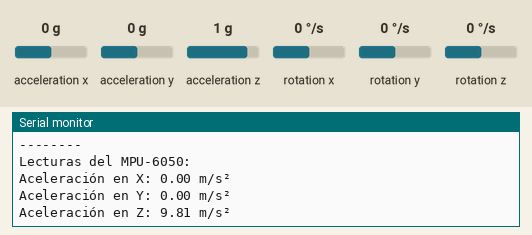
Simulated run of this sketch. Board: Arduino Uno, built with avr-gcc and run on an emulated ATmega328P. Shown: the last lines printed to the serial monitor. Inputs (shaded band) come from the test bench; at power-on: acceleration x 0 g, acceleration y 0 g, acceleration z 1 g, rotation x 0 °/s, rotation y 0 °/s, rotation z 0 °/s.

Above: at 2.2 s.
2.3 s: acceleration x set to -1.4 g
At 2.3 s:
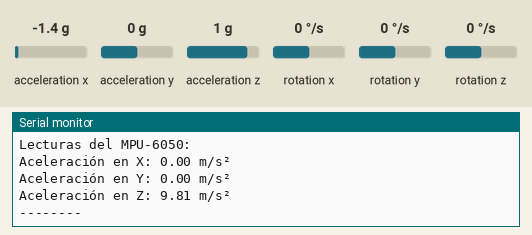
3.8 s: acceleration y set to -1.4 g
At 5.1 s:
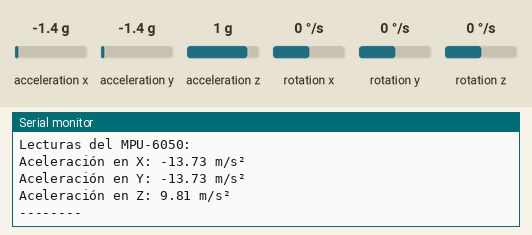
5.3 s: acceleration z set to -1.4 g
At 6.2 s:
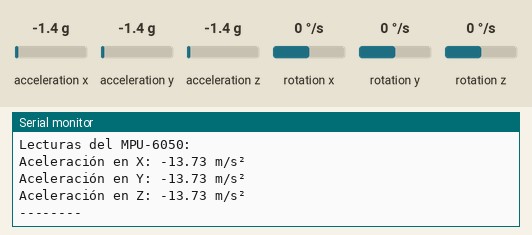

Measured:
- after the input at 3.8 s, the serial monitor: prints a new line after 0.50 s (image 2)
- after the input at 5.3 s, the serial monitor: prints a new line after 0.11 s (image 3)

The sketch:

codigoAcelerometro.ino
```cpp
#include <Wire.h>
#include <MPU6050.h>

MPU6050 mpu;

void setup() {
  Serial.begin(9600);
  Wire.begin();

  mpu.initialize();
  delay(1000);

  if (!mpu.testConnection()) {
    Serial.println("MPU-6050 connection failed. Please check your connections.");
    while (1);
  }

  Serial.println("MPU-6050 connection successful");
}

void loop() {
  int16_t ax_raw, ay_raw, az_raw, gx_raw, gy_raw, gz_raw;

  mpu.getMotion6(&ax_raw, &ay_raw, &az_raw, &gx_raw, &gy_raw, &gz_raw);

  // Factores de escala
  const float factorAceleracion = 9.81 / 16384.0;  // 1 g = 9.81 m/s², 1 g = 16384 LSB
  const float factorGiroscopio = 1.0 / 131.0;      // 1 grado/segundo = 131 LSB

  // Lecturas convertidas a unidades más comprensibles
  float aceleracionX = ax_raw * factorAceleracion;
  float aceleracionY = ay_raw * factorAceleracion;
  float aceleracionZ = az_raw * factorAceleracion;

  float velocidadAngularX = gx_raw * factorGiroscopio;
  float velocidadAngularY = gy_raw * factorGiroscopio;
  float velocidadAngularZ = gz_raw * factorGiroscopio;

  // Imprime las lecturas convertidas
  Serial.println("Lecturas del MPU-6050:");
  Serial.print("Aceleración en X: "); Serial.print(aceleracionX); Serial.println(" m/s²");
  Serial.print("Aceleración en Y: "); Serial.print(aceleracionY); Serial.println(" m/s²");
  Serial.print("Aceleración en Z: "); Serial.print(aceleracionZ); Serial.println(" m/s²");

  Serial.println("--------");

  delay(1000);
}
```
